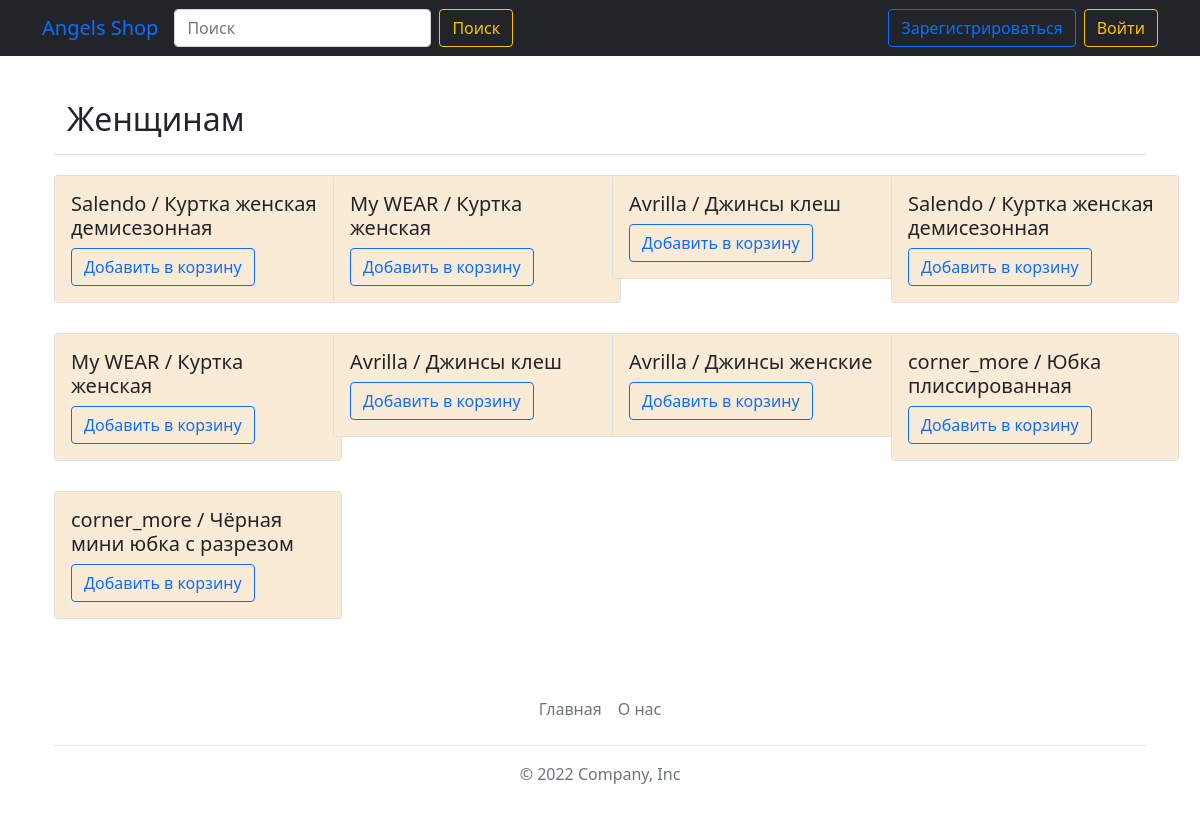
/catalog/woman, run on an earlier commit of the app's database.
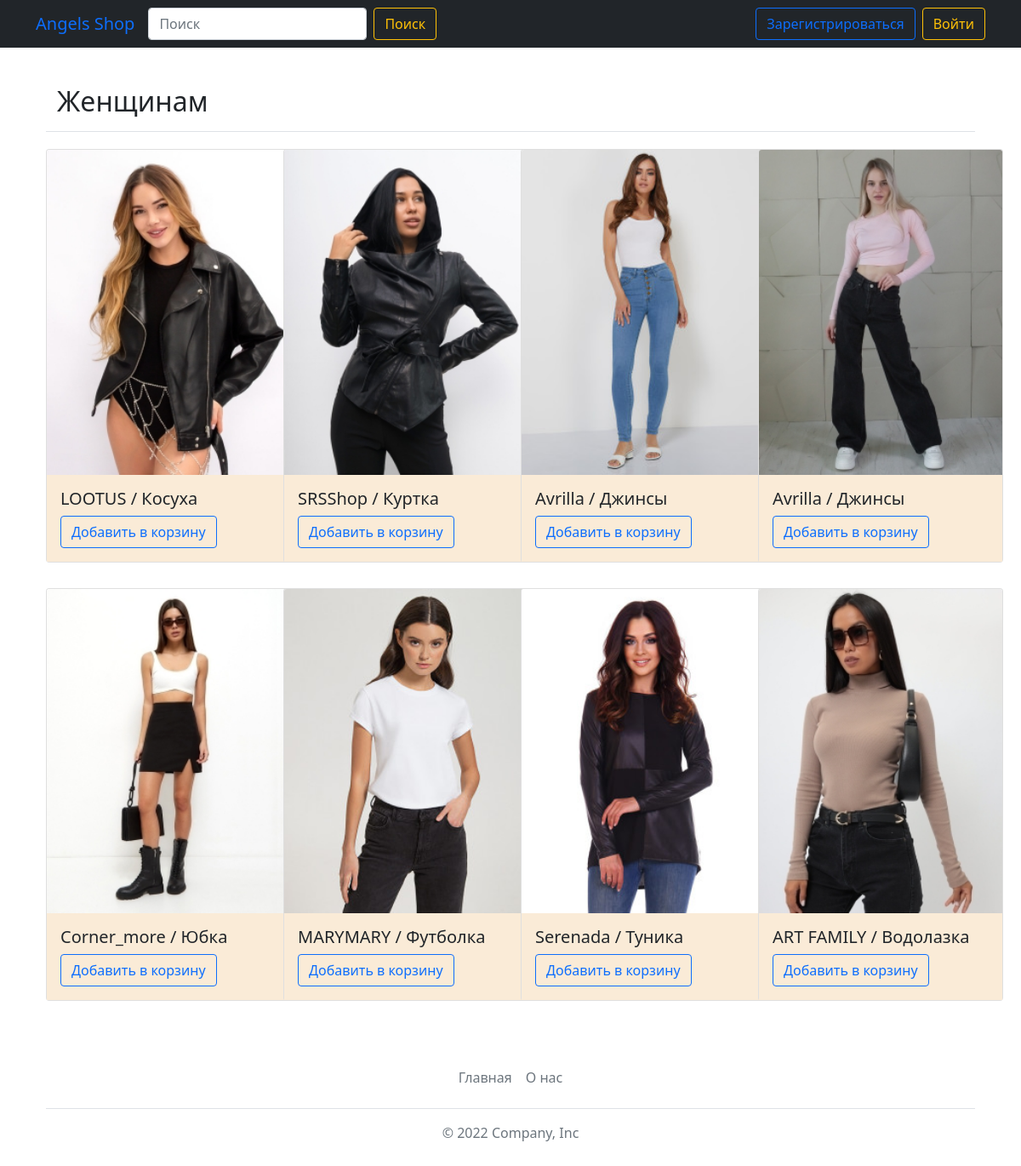
And on a later commit of the database.
### data/products.py (models this page shows)
class Products(SqlAlchemyBase):
    __tablename__ = 'products'
    id = sqlalchemy.Column(sqlalchemy.Integer,
                           primary_key=True, autoincrement=True)
    title = sqlalchemy.Column(sqlalchemy.String, nullable=False)
    price = sqlalchemy.Column(sqlalchemy.Integer, nullable=False)
    type = sqlalchemy.Column(sqlalchemy.String, nullable=False)
    image_path = sqlalchemy.Column(sqlalchemy.String, nullable=False)

### main.py (the view)
@app.route('/catalog/<data>')
def catalog_types(data):
    db_sess = db_session.create_session()
    list_products = []
    if data == "woman":
        name_title = "Женщинам"
        filter_data = db_sess.query(Products).filter(Products.type == data)
    elif data == "man":
        name_title = "Мужчинам"
        filter_data = db_sess.query(Products).filter(Products.type == data)
    elif data == "kids":
        name_title = "Детям и подросткам"
        filter_data = db_sess.query(Products).filter(Products.type == data)
    else:
        name_title = data
        filter_data = db_sess.query(Products).filter(Products.type == data)
    for elem in filter_data:
        list_products.append([elem.title, elem.price, elem.type, elem.image_path])
    return render_template('catalog.html', title='Каталог', name_title=name_title, type="all", list_products=list_products)

### data/db_session.py (called while the page is built)
def create_session() -> Session:
    global __factory
    return __factory()

### templates/catalog.html
{% extends "base.html" %}
{% block content %}
<section class="section-products">
    <div class="container">
        <div class="row start-text">
            <div class="col-md-8 col-lg-6" style="padding-left:25px;padding-top:20px">
                <div class="header">
                    <h2>{{ name_title }}</h2>
                </div>
            </div>
        </div>
        <div class="pb-2 border-bottom"></div>
        <div class="row" style="padding-top:20px">
            {% for elem in list_products %}
            <div class="col-md-6 col-lg-4 col-xl-3" style="padding-bottom:30px;">
                <div class="card" style="width: 18rem;">
                    <img src="../static/img/products/{{ elem[2] }}/{{ elem[3] }}" class="card-img-top" alt="">
                    <div class="card-body" style="background-color:#FAEBD7">
                        <h5 class="card-title">{{ elem[0] }}</h5>
                        <a href="#" class="btn btn-outline-primary">Добавить в корзину</a>
                    </div>
                </div>
            </div>
            {% endfor %}
        </div>
    </div>
</section>
{% endblock %}

### templates/base.html (shortened to what this page needs)
<!doctype html>
<html lang="en">
<head>
    <link rel="stylesheet"
          href="https://stackpath.bootstrapcdn.com/bootstrap/4.4.1/css/bootstrap.min.css"
>
    <link href="https://cdn.jsdelivr.net/npm/bootstrap@5.1.3/dist/css/bootstrap.min.css" rel="stylesheet">
</head>
<body>
<header>
    <nav class="navbar navbar-expand-md navbar-dark bg-dark mb-4">
      <div class="container">
        <a class="navbar-brand" style="color:rgb(13,110,253);" href="/">Angels Shop</a>
        <div class="collapse navbar-collapse" id="navbarSupportedContent">
          <ul class="navbar-nav me-auto mr-auto mb-lg-0">
            <form class="d-flex">
              <input class="form-control mr-2" type="search" placeholder="Поиск" aria-label="Search" id="Search">
              <a class="btn btn-outline-warning" href="/catalog/{{ Search }}">Поиск</a>
            </form>
          </ul>
          {% if current_user.is_authenticated %}
            <div class="btn-group">
              <button type="button" class="btn btn-outline-warning dropdown-toggle" data-bs-toggle="dropdown" aria-expanded="false">
                {{ current_user.name }}
              </button>
              <ul class="dropdown-menu dropdown-menu-lg-end" aria-labelledby="dropdownMenuButton2">
                <li><a class="dropdown-item" href="#">Корзина</a></li>
                <li><hr class="dropdown-divider"></li>
                <li><a class="dropdown-item" href="/logout">Выйти</a></li>
              </ul>
            </div>
          {% else %}
            <form class="d-flex">
                <a class="btn btn-outline-primary mr-2" href="/register">Зарегистрироваться</a>
                <a class="btn btn-outline-warning" href="/login">Войти</a>
            </form>
          {% endif %}
        </div>
      </div>
    </nav>
</header>
<main role="main" class="container">
    {% block content %}{% endblock %}
    <div class="container">
      <footer class="py-3 my-4">
        <ul class="nav justify-content-center border-bottom pb-3 mb-3">
          <li class="nav-item"><a href="/" class="nav-link px-2 text-muted">Главная</a></li>
          <li class="nav-item"><a href="/about" class="nav-link px-2 text-muted">О нас</a></li>
        </ul>
        <p class="text-center text-muted">&copy; 2022 Company, Inc</p>
      </footer>
    </div>
</main>
</body>
</html>

What changed in the data, as far as the page shows it:
no longer on this page (row edited): Products: title "corner_more / Чёрная мини юбка с разрезом"
changed Products: type+image_path: picture added; title "Salendo / Куртка женская демисезонная" → "LOOTUS / Косуха"
changed Products: type+image_path: picture added; title "My WEAR / Куртка женская" → "SRSShop / Куртка"
changed Products (number 3 of 8 on the later page): type+image_path: picture added; title "Avrilla / Джинсы клеш" → "Avrilla / Джинсы"
changed Products (number 4 of 8 on the later page): type+image_path: picture added; title "Salendo / Куртка женская демисезонная" → "Avrilla / Джинсы"
changed Products: type+image_path: picture added; title "My WEAR / Куртка женская" → "Corner_more / Юбка"
changed Products: type+image_path: picture added; title "Avrilla / Джинсы клеш" → "MARYMARY / Футболка"
changed Products: type+image_path: picture added; title "Avrilla / Джинсы женские" → "Serenada / Туника"
changed Products: type+image_path: picture added; title "corner_more / Юбка плиссированная" → "ART FAMILY / Водолазка"
